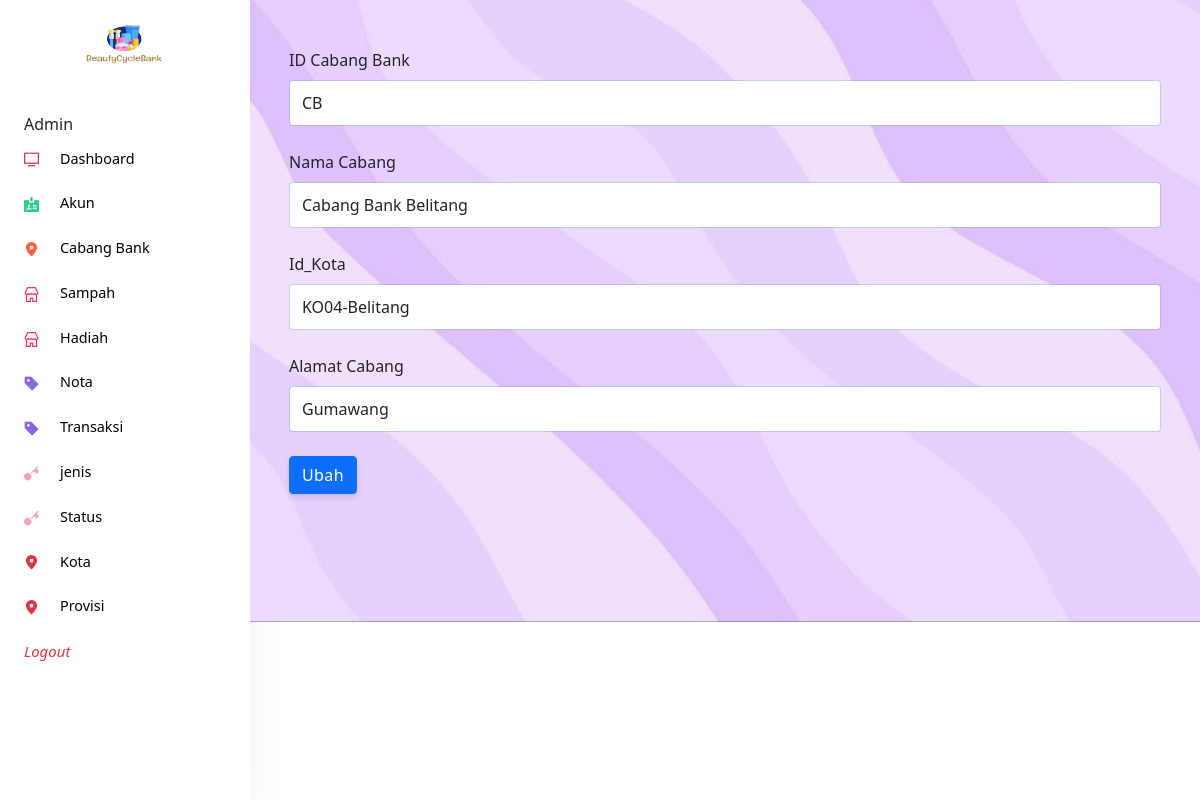
The app's page /admin/index.php?halaman=ubahcabangbank&id=CB with its own data.
### tables this page shows
CREATE TABLE `cabang_bank_sampah` (
  `ID_Cabang_Bank` varchar(100) NOT NULL,
  `Nama_Bank` varchar(100) NOT NULL,
  `ID_Kota` varchar(100) NOT NULL,
  `Alamat_Bank` varchar(100) NOT NULL
);

### admin/ubah_cabang_bank.php (the view, shortened to what this page needs)
<?php
$ambil=$koneksi->query("SELECT * FROM cabang_bank_sampah JOIN kota ON cabang_bank_sampah.ID_Kota=kota.ID_Kota WHERE ID_Cabang_Bank='$_GET[id]'");
$pecah=$ambil->fetch_assoc();
?>
<div class="container-fluid px-4">
<form method="post" enctype="multipart/form-data">
	<div class="form-group">
		<label> ID Cabang Bank </label>
		<input type="text" class="form-control" name="IDCabangbank"  value="<?php echo $pecah['ID_Cabang_Bank'];?>"required>
	</div>
	<div class="form-group">
		<label> Nama Cabang </label>
		<input type="text" class="form-control" name="Namabank" value="<?php echo $pecah['Nama_Bank'];?>"required>
	</div>
	<div class="form-group">
    <label> Id_Kota </label>
    <select class="form-control" name="ID_Kota">
    <?php $ambil=$koneksi->query("SELECT * FROM kota");?>
    <?php while($pecahh=$ambil->fetch_assoc()){?>
  <option value="<?php echo $pecahh['ID_Kota']?>"<?php echo ($pecahh['ID_Kota'] == $pecah['ID_Kota']) ? 'selected' : ''; ?>><?php echo $pecahh['ID_Kota']?>-<?php echo $pecahh['Nama_Kota']?></option>
  <?php } ?>
    </select>
  </div>
	<div class="form-group">
		<label> Alamat Cabang </label>
		<input type="text" class="form-control" name="Alamatbank" value="<?php echo $pecah['Alamat_Bank'];?>"required>
	</div>
	<button class="btn btn-primary" name="ubah"> Ubah </button>
</form>

### records on screen
cabang_bank_sampah: IDCabangbank "CB", Namabank "Cabang Bank Belitang", Alamatbank "Gumawang"

### other values on screen
form field ID_Kota "KO04-Belitang"
